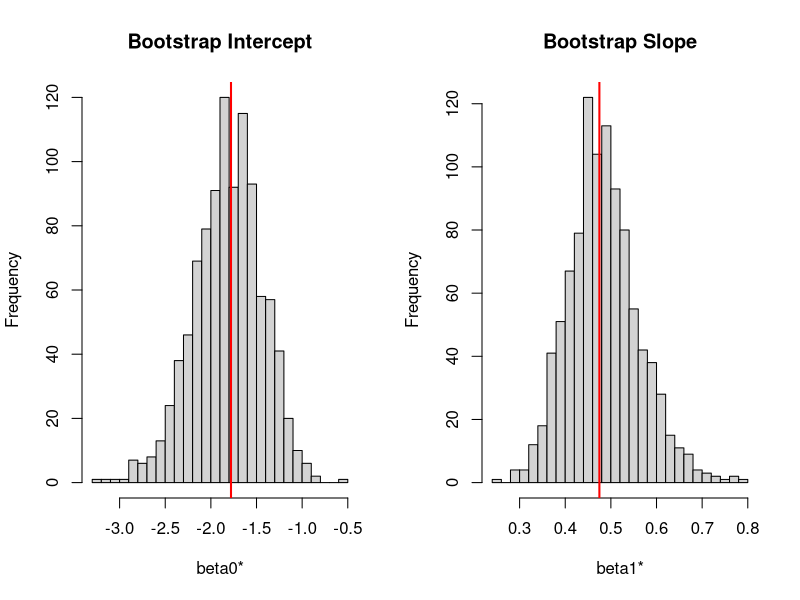

Write R code to recreate this figure.
## ---- chunk 1
set.seed(123)

x <- rnorm(50, mean = 10, sd = 2)
n <- length(x)

mu_hat <- mean(x)
sd_hat <- sd(x)
## ---- chunk 2
B <- 1000
mu_boot <- numeric(B)

for (b in 1:B) {
  x_star <- rnorm(n, mean = mu_hat, sd = sd_hat)
  mu_boot[b] <- mean(x_star)
}
## ---- chunk 3
boot_mean <- mean(mu_boot)
boot_se <- sd(mu_boot)
ci <- quantile(mu_boot, c(0.025, 0.975))

boot_mean
boot_se
ci
## ---- chunk 4
set.seed(123)

n <- 100
x <- runif(n, 0, 10)
y <- 5 + 2 * x + rnorm(n, 0, 2)
## ---- chunk 5
fit <- lm(y ~ x)
summary(fit)
## ---- chunk 6
beta_hat <- coef(fit) 
sigma_hat <- summary(fit)$sigma
## ---- chunk 7
B <- 1000
beta_boot <- matrix(NA, nrow = B, ncol = length(beta_hat))

for (b in 1:B) {
  y_star <- beta_hat[1] + beta_hat[2] * x + rnorm(n, 0, sigma_hat)
  fit_star <- lm(y_star ~ x)
  beta_boot[b, ] <- coef(fit_star)
}
## ---- chunk 8
boot_means <- colMeans(beta_boot)
boot_ses <- apply(beta_boot, 2, sd)
boot_ci <- apply(beta_boot, 2, quantile, probs = c(0.025, 0.975))

boot_means
boot_ses
boot_ci
## ---- chunk 9
set.seed(123)

n <- 200
x <- runif(n, 0, 10)

beta0 <- -2
beta1 <- 0.5

p <- 1 / (1 + exp(-(beta0 + beta1 * x)))
y <- rbinom(n, 1, p)

data <- data.frame(y = y, x = x)

fit <- glm(y ~ x,
           family = binomial(link = "logit"),
           data = data)

summary(fit)
## ---- chunk 10
beta_hat <- coef(fit)

B <- 1000
beta_boot <- matrix(NA, nrow = B, ncol = length(beta_hat))


for (b in 1:B) {
  p_hat <- 1 / (1 + exp(-(beta_hat[1] + beta_hat[2] * x)))
  y_star <- rbinom(n, 1, p_hat)
  
  fit_star <- glm(y_star ~ x,
                  family = binomial(link = "logit"))
  
  beta_boot[b, ] <- coef(fit_star)
}

colnames(beta_boot) <- names(beta_hat)
## ---- chunk 11
boot_means <- colMeans(beta_boot)
boot_ses <- apply(beta_boot, 2, sd)
boot_ci <- apply(beta_boot, 2, quantile, probs = c(0.025, 0.975))

results <- data.frame(
  Estimate = beta_hat,
  BootMean = boot_means,
  BootSE = boot_ses,
  CI_lower = boot_ci[1, ],
  CI_upper = boot_ci[2, ]
)

print(results)
## ---- chunk 12
par(mfrow = c(1, 2))

hist(beta_boot[,1],
     main = "Bootstrap Intercept",
     xlab = "beta0*",
     breaks = 30)
abline(v = beta_hat[1], col = "red", lwd = 2)

hist(beta_boot[,2],
     main = "Bootstrap Slope",
     xlab = "beta1*",
     breaks = 30)
abline(v = beta_hat[2], col = "red", lwd = 2)
